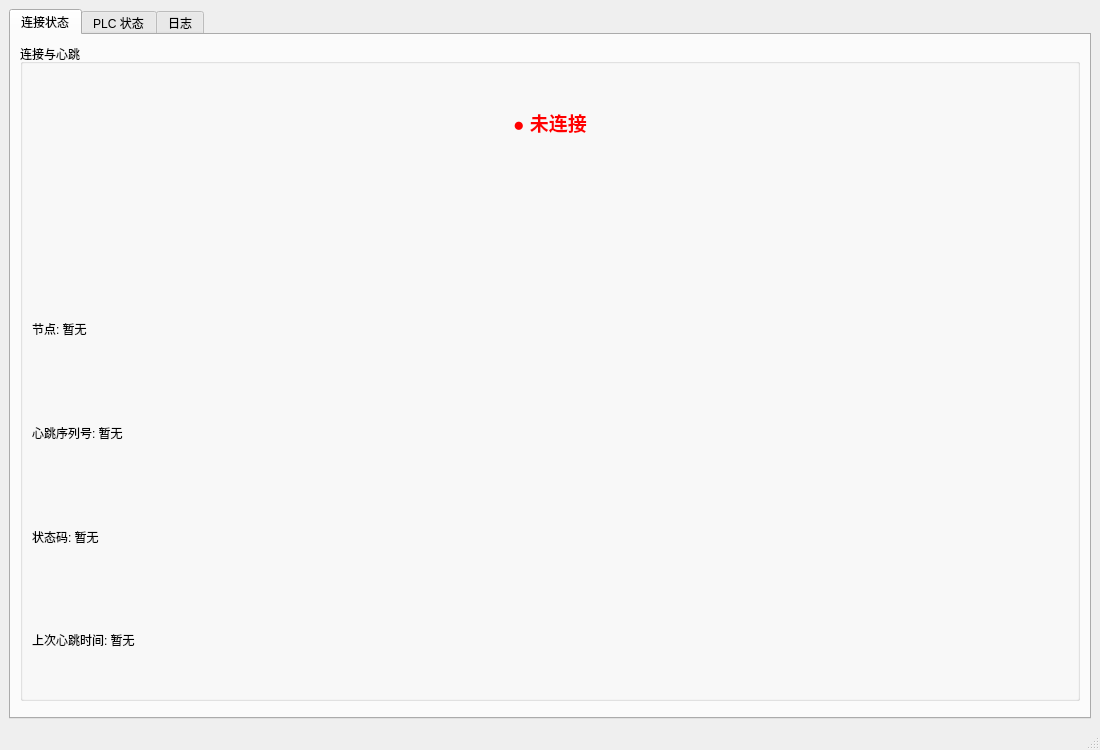
<?xml version="1.0" encoding="UTF-8"?>
<ui version="4.0">
 <class>MainWindowUI</class>
 <widget class="QMainWindow" name="MainWindowUI">
  <property name="geometry">
   <rect><x>0</x><y>0</y><width>1100</width><height>750</height></rect>
  </property>
  <property name="windowTitle">
   <string>装船机监控</string>
  </property>
  <property name="minimumSize">
   <size><width>800</width><height>600</height></size>
  </property>

  <widget class="QWidget" name="centralWidget">
   <layout class="QVBoxLayout" name="mainLayout">
    <item>
     <widget class="QTabWidget" name="tabWidget">
      <property name="currentIndex"><number>0</number></property>

      <!-- Tab 0: 连接状态 -->
      <widget class="QWidget" name="tabConnection">
       <attribute name="title"><string>连接状态</string></attribute>
       <layout class="QVBoxLayout" name="connLayout">
        <item>
         <widget class="QGroupBox" name="connGroup">
          <property name="title"><string>连接与心跳</string></property>
          <layout class="QVBoxLayout" name="connGroupLayout">
           <item>
            <widget class="QLabel" name="lblConnection">
             <property name="text"><string>● 未连接</string></property>
             <property name="alignment"><set>Qt::AlignCenter</set></property>
             <property name="styleSheet"><string>color: red; font-weight: bold; font-size: 14pt;</string></property>
            </widget>
           </item>
           <item>
            <widget class="QLabel" name="lblTimeoutWarning">
             <property name="text"><string/></property>
             <property name="alignment"><set>Qt::AlignCenter</set></property>
             <property name="styleSheet"><string>color: orange; font-weight: bold;</string></property>
            </widget>
           </item>
           <item>
            <widget class="QLabel" name="lblNodeName"><property name="text"><string>节点: 暂无</string></property></widget>
           </item>
           <item>
            <widget class="QLabel" name="lblHbSeq"><property name="text"><string>心跳序列号: 暂无</string></property></widget>
           </item>
           <item>
            <widget class="QLabel" name="lblStatusCode"><property name="text"><string>状态码: 暂无</string></property></widget>
           </item>
           <item>
            <widget class="QLabel" name="lblLastHbTime"><property name="text"><string>上次心跳时间: 暂无</string></property></widget>
           </item>
          </layout>
         </widget>
        </item>
        <item>
         <spacer name="connSpacer"><property name="orientation"><enum>Qt::Vertical</enum></property></spacer>
        </item>
       </layout>
      </widget>

      <!-- Tab 1: PLC 状态 -->
      <widget class="QWidget" name="tabPlc">
       <attribute name="title"><string>PLC 状态</string></attribute>
       <layout class="QVBoxLayout" name="plcLayout">
        <item>
         <widget class="QGroupBox" name="plcModeGroup">
          <property name="title"><string>PLC 模式状态</string></property>
          <layout class="QGridLayout" name="plcModeGrid"/>
         </widget>
        </item>
        <item>
         <widget class="QGroupBox" name="plcParamGroup">
          <property name="title"><string>工艺参数</string></property>
          <layout class="QGridLayout" name="plcParamGrid"/>
         </widget>
        </item>
        <item>
         <widget class="QGroupBox" name="plcFlagGroup">
          <property name="title"><string>工作模式标志</string></property>
          <layout class="QGridLayout" name="plcFlagGrid"/>
         </widget>
        </item>
        <item>
         <widget class="QGroupBox" name="plcMechGroup">
          <property name="title"><string>机构参数</string></property>
          <layout class="QGridLayout" name="plcMechGrid"/>
         </widget>
        </item>
        <item>
         <widget class="QGroupBox" name="plcRadarGroup">
          <property name="title"><string>PLC 雷达距离</string></property>
          <layout class="QGridLayout" name="plcRadarGrid"/>
         </widget>
        </item>
        <item>
         <spacer name="plcSpacer"><property name="orientation"><enum>Qt::Vertical</enum></property></spacer>
        </item>
       </layout>
      </widget>

      <!-- Tab: 日志 -->
      <widget class="QWidget" name="tabLog">
       <attribute name="title"><string>日志</string></attribute>
       <layout class="QVBoxLayout" name="logLayout">
        <item>
         <layout class="QHBoxLayout" name="logTopBar">
          <item>
           <widget class="QLabel" name="lblLogCount"><property name="text"><string>记录数: 0</string></property></widget>
          </item>
          <item>
           <spacer name="logSpacer"><property name="orientation"><enum>Qt::Horizontal</enum></property></spacer>
          </item>
          <item>
           <widget class="QPushButton" name="btnExport">
            <property name="text"><string>导出 CSV</string></property>
            <property name="toolTip"><string>导出历史数据到 CSV 文件</string></property>
           </widget>
          </item>
          <item>
           <widget class="QPushButton" name="btnClear">
            <property name="text"><string>清空</string></property>
            <property name="toolTip"><string>清空所有历史记录</string></property>
           </widget>
          </item>
         </layout>
        </item>
        <item>
         <widget class="QTableWidget" name="logTable">
          <property name="alternatingRowColors"><bool>true</bool></property>
          <property name="editTriggers"><set>QAbstractItemView::NoEditTriggers</set></property>
          <property name="selectionBehavior"><set>QAbstractItemView::SelectRows</set></property>
          <attribute name="horizontalHeaderStretchLastSection"><bool>true</bool></attribute>
          <column><property name="text"><string>时间戳</string></property></column>
          <column><property name="text"><string>主题</string></property></column>
          <column><property name="text"><string>摘要</string></property></column>
         </widget>
        </item>
       </layout>
      </widget>

     </widget>
    </item>
   </layout>
  </widget>

  <widget class="QStatusBar" name="statusBar">
   <property name="sizeGripEnabled"><bool>true</bool></property>
  </widget>
 </widget>
 <resources/>
 <connections/>
</ui>
